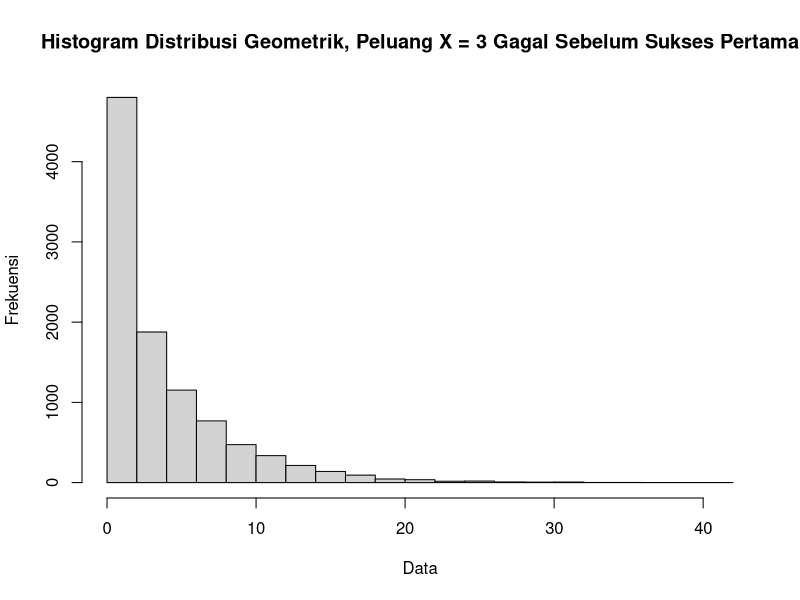

The R script that drew this image:
# 1

# a
x <- 3
p <- 0.2
dgeom(x, p)

# b
n = 10000
mean(rgeom(n, prob = p) == 3)

# c
#Hasil soal a berupa tetap, sementara hasil soal b berganti-ganti tetapi memiliki hasil yang tidak jauh berbeda.

# d
hist(rgeom(n, prob = p), xlab = "Data", ylab = "Frekuensi", main = 'Histogram Distribusi Geometrik, Peluang X = 3 Gagal Sebelum Sukses Pertama')

# e
rataan <- 1/p
varian <- (1-p)/p^2
rataan
varian
